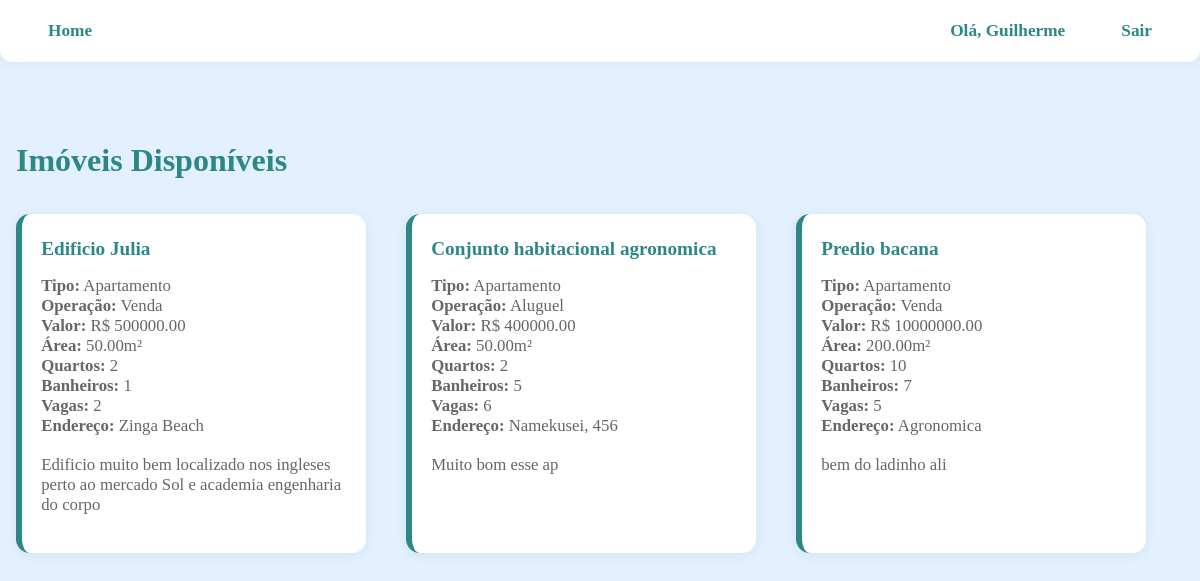
The page /imoveis/listar/ (signed in) on the database as committed earlier.
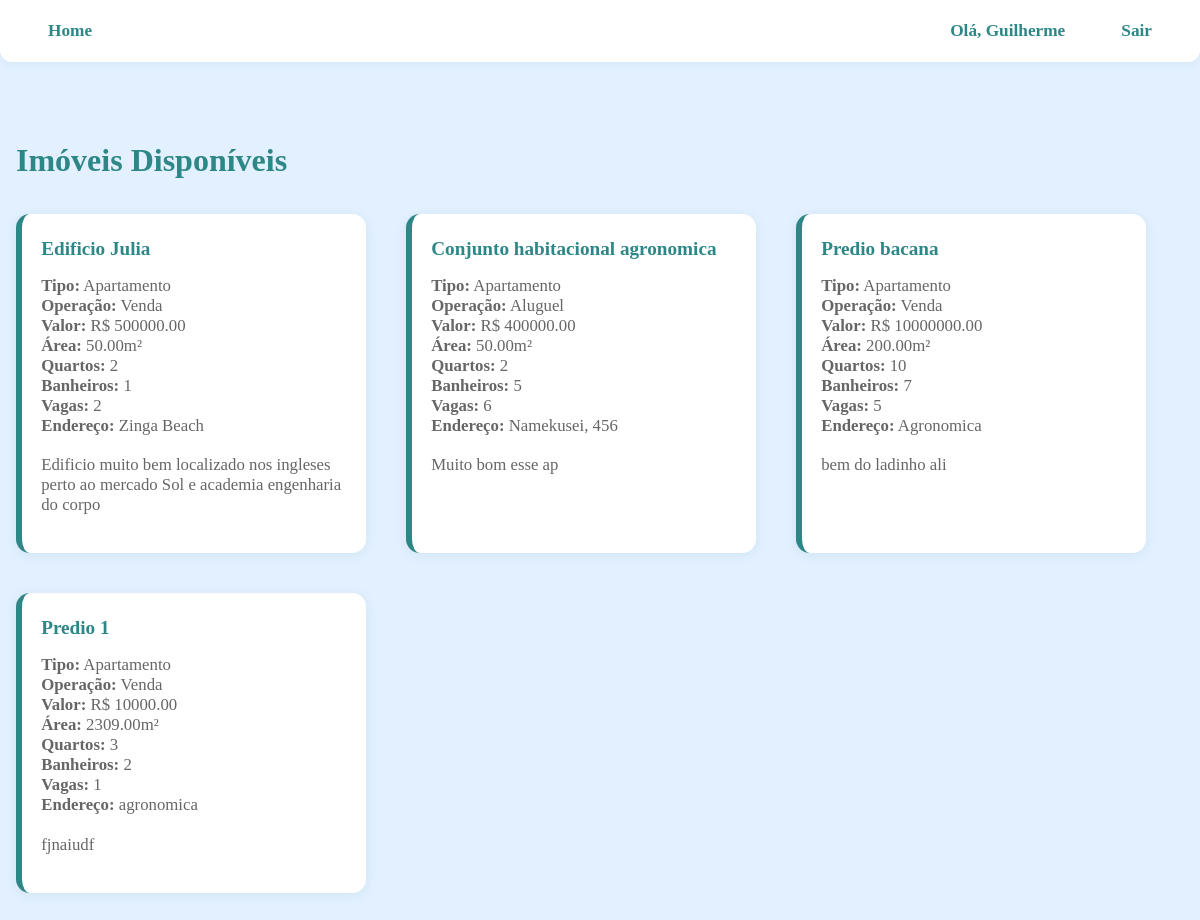
The same page on the database as committed later.
### imobiliaria/models.py (models this page shows, shortened)
class Imovel(models.Model):
    TIPO_CHOICES = [
        ('CASA', 'Casa'),
        ('APARTAMENTO', 'Apartamento'),
        ('COMERCIAL', 'Comercial'),
        ('TERRENO', 'Terreno'),
    ]
    STATUS_CHOICES = [
        ('DISPONIVEL', 'Disponível'),
        ('VENDIDO', 'Vendido'),
        ('ALUGADO', 'Alugado'),
    ]
    OPERACAO_CHOICES = [
        ('VENDA', 'Venda'),
        ('ALUGUEL', 'Aluguel'),
    ]
    titulo = models.CharField(max_length=200)
    descricao = models.TextField()
    tipo = models.CharField(max_length=20, choices=TIPO_CHOICES)
    endereco = models.CharField(max_length=200)
    area = models.DecimalField(max_digits=10, decimal_places=2)
    quartos = models.IntegerField()
    banheiros = models.IntegerField()
    vagas_garagem = models.IntegerField()
    valor = models.DecimalField(max_digits=12, decimal_places=2)
    status = models.CharField(max_length=20, choices=STATUS_CHOICES, default='DISPONIVEL')
    operacao = models.CharField(max_length=20, choices=OPERACAO_CHOICES)
    corretor = models.ForeignKey(CustomUser, on_delete=models.CASCADE)
    data_cadastro = models.DateTimeField(auto_now_add=True)
    data_atualizacao = models.DateTimeField(auto_now=True)

### imobiliaria/views.py (the view)
# urls.py: path('imoveis/listar/', views.listar_imoveis, name='listar_imoveis'),
@login_required
def listar_imoveis(request):
    imoveis = Imovel.objects.filter(status='DISPONIVEL')
    if request.user.is_cliente():
        interesses_usuario = Interesse.objects.filter(cliente=request.user)
        imoveis_com_interesse = [interesse.imovel.id for interesse in interesses_usuario]
    else:
        imoveis_com_interesse = []
    return render(request, 'pages/listar_imoveis.html', {
        'imoveis': imoveis,
        'imoveis_com_interesse': imoveis_com_interesse
    })

### usuarios/models.py (called while the page is built)
    def is_cliente(self):
        return self.role == self.Roles.CLIENTE

### imobiliaria/templates/pages/listar_imoveis.html (shortened to what this page needs)
{% extends 'base.html' %}
{% block content %}
<div class="property-list-container">
    <h2>Imóveis Disponíveis</h2>
    {% if imoveis %}
        <div class="property-list-row">
            {% for imovel in imoveis %}
                <div class="property-list-card">
                    <h5>{{ imovel.titulo }}</h5>
                    <p>
                        <strong>Tipo:</strong> {{ imovel.get_tipo_display }}<br>
                        <strong>Operação:</strong> {{ imovel.get_operacao_display }}<br>
                        <strong>Valor:</strong> R$ {{ imovel.valor }}<br>
                        <strong>Área:</strong> {{ imovel.area }}m²<br>
                        <strong>Quartos:</strong> {{ imovel.quartos }}<br>
                        <strong>Banheiros:</strong> {{ imovel.banheiros }}<br>
                        <strong>Vagas:</strong> {{ imovel.vagas_garagem }}<br>
                        <strong>Endereço:</strong> {{ imovel.endereco }}
                    </p>
                    <p>{{ imovel.descricao }}</p>
                </div>
            {% endfor %}
        </div>
    {% else %}
        <div class="property-list-alert">
            Não há imóveis disponíveis no momento.
        </div>
    {% endif %}
</div>
{% endblock %}

Rows that differ between the two databases and show on the page:
added Imovel: titulo "Predio 1", tipo "Apartamento", operacao "Venda", valor "10000.00", area "2309.00", quartos "3", banheiros "2", vagas_garagem "1", endereco "agronomica", descricao "fjnaiudf"
